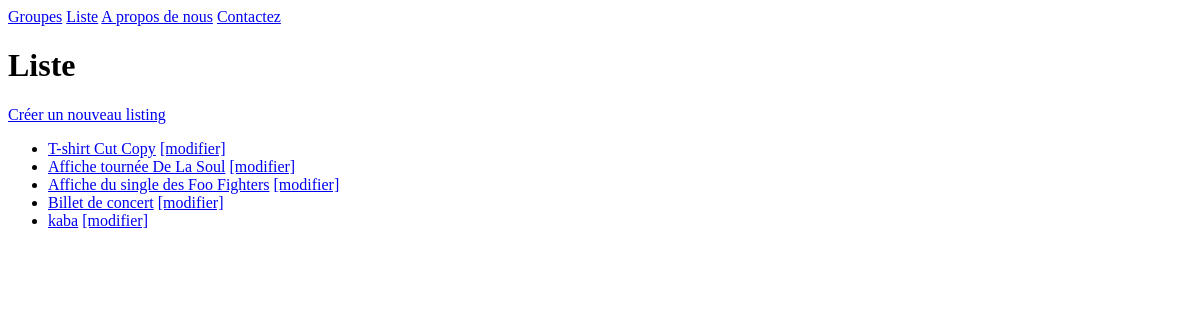
/services/, run on an earlier commit of the app's database.
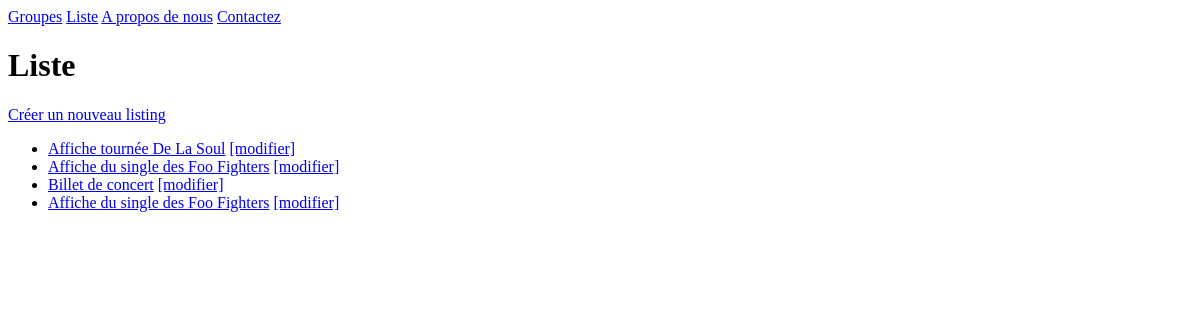
And on a later commit of the database.
### listings/models.py (models this page shows, shortened)
class Listing (models.Model):
    class Type(models.TextChoices):
        disques = 'Records'
        vêtements = 'Clothing'
        affiches = 'Posters'
        divers = 'Miscellaneous'
    titre = models.fields.CharField(max_length=100)
    description = models.fields.CharField(max_length=100)
    sold = models.fields.IntegerField()
    year = models.fields.IntegerField(
    validators=[MinValueValidator(1900), MaxValueValidator(2021)]
    )
    type=models.fields.CharField(choices=Type.choices, max_length=30)
    band = models.ForeignKey(Band, null=True, on_delete=models.SET_NULL)

### listings/views.py (the view)
# urls.py: path('services/',views.services,name='service-list'),
def services(request):
    titres = Listing.objects.all()
    return render(request, 'listings/titre.html',
    {'titres':titres})

### listings/templates/listings/titre.html
{% extends 'listings/base.html' %}
{% block content %}
<h1>Liste</h1>
 <a href="{% url 'service-create' %}">Créer un nouveau listing</a>
<ul>
    {% for titre in titres %}
    <li>
        <a href="{% url 'service-detail' titre.id %}">{{ titre.titre}}</a>
        <a href="{% url 'service-change' titre.id %}">[modifier]</a>
    </li>
    {% endfor %}
</ul>
{% endblock %}

What changed in the data, as far as the page shows it:
removed Listing: titre "T-shirt Cut Copy"
removed Listing: titre "kaba"
added Listing: titre "Affiche du single des Foo Fighters"
